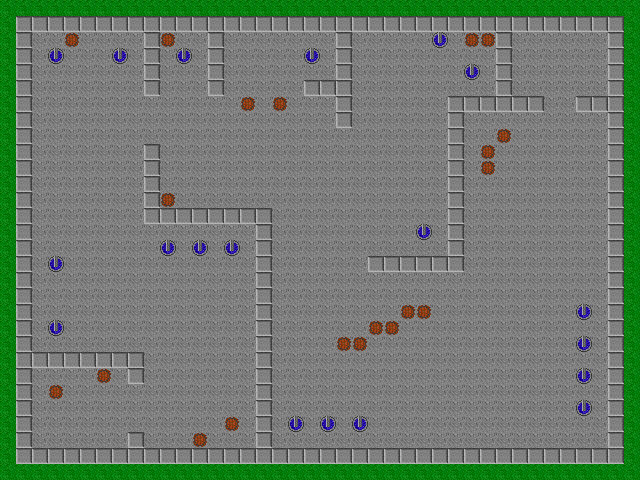

A 2D game scene composited from a Tiled map and its tileset images. What follows is a short description and the map's XML, with each tile layer's data collapsed to a summary:
An orthogonal 40x30 tile map with 16x16 px tiles, 4 tile layers (Background, Obsticles, Enemies, PhysicsObjects).

<map version="1.0" orientation="orthogonal" width="40" height="30" tilewidth="16" tileheight="16">
 <tileset firstgid="1" name="tileset" tilewidth="16" tileheight="16" spacing="1">
  <image source="tileset.png" width="85" height="85" />
  <tile id="10">
   <properties>
    <property name="barricadeType" value="0" />
   </properties>
  </tile>
 </tileset>
 <layer name="Background" width="40" height="30">
  <data>[1200 cells, 1200 non-empty, 2 distinct tile ids]</data>
 </layer>
 <layer name="Obsticles" width="40" height="30">
  <data>[1200 cells, 206 non-empty, 1 distinct tile ids]</data>
 </layer>
 <layer name="Enemies" width="40" height="30">
  <data>[1200 cells, 19 non-empty, 1 distinct tile ids]</data>
 </layer>
 <layer name="PhysicsObjects" width="40" height="30">
  <data>[1200 cells, 20 non-empty, 1 distinct tile ids]</data>
 </layer>
</map>
